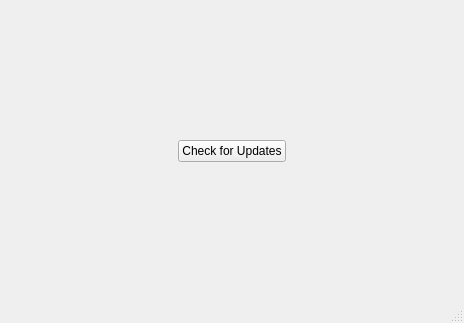
<?xml version="1.0" encoding="UTF-8"?>
<ui version="4.0">
 <class>MainWindow</class>
 <widget class="QMainWindow" name="MainWindow">
  <property name="geometry">
   <rect>
    <x>0</x>
    <y>0</y>
    <width>464</width>
    <height>323</height>
   </rect>
  </property>
  <property name="windowTitle">
   <string>SampleApp</string>
  </property>
  <widget class="QWidget" name="centralWidget">
   <layout class="QGridLayout" name="gridLayout">
    <item row="0" column="1">
     <spacer name="verticalSpacer">
      <property name="orientation">
       <enum>Qt::Vertical</enum>
      </property>
      <property name="sizeHint" stdset="0">
       <size>
        <width>20</width>
        <height>121</height>
       </size>
      </property>
     </spacer>
    </item>
    <item row="1" column="0">
     <spacer name="horizontalSpacer">
      <property name="orientation">
       <enum>Qt::Horizontal</enum>
      </property>
      <property name="sizeHint" stdset="0">
       <size>
        <width>166</width>
        <height>20</height>
       </size>
      </property>
     </spacer>
    </item>
    <item row="1" column="1">
     <widget class="QPushButton" name="btnCheckUpdates">
      <property name="text">
       <string>Check for Updates</string>
      </property>
     </widget>
    </item>
    <item row="1" column="2">
     <spacer name="horizontalSpacer_2">
      <property name="orientation">
       <enum>Qt::Horizontal</enum>
      </property>
      <property name="sizeHint" stdset="0">
       <size>
        <width>165</width>
        <height>20</height>
       </size>
      </property>
     </spacer>
    </item>
    <item row="2" column="1">
     <spacer name="verticalSpacer_2">
      <property name="orientation">
       <enum>Qt::Vertical</enum>
      </property>
      <property name="sizeHint" stdset="0">
       <size>
        <width>20</width>
        <height>121</height>
       </size>
      </property>
     </spacer>
    </item>
   </layout>
  </widget>
  <widget class="QStatusBar" name="statusBar"/>
 </widget>
 <layoutdefault spacing="6" margin="11"/>
 <resources/>
 <connections/>
</ui>
